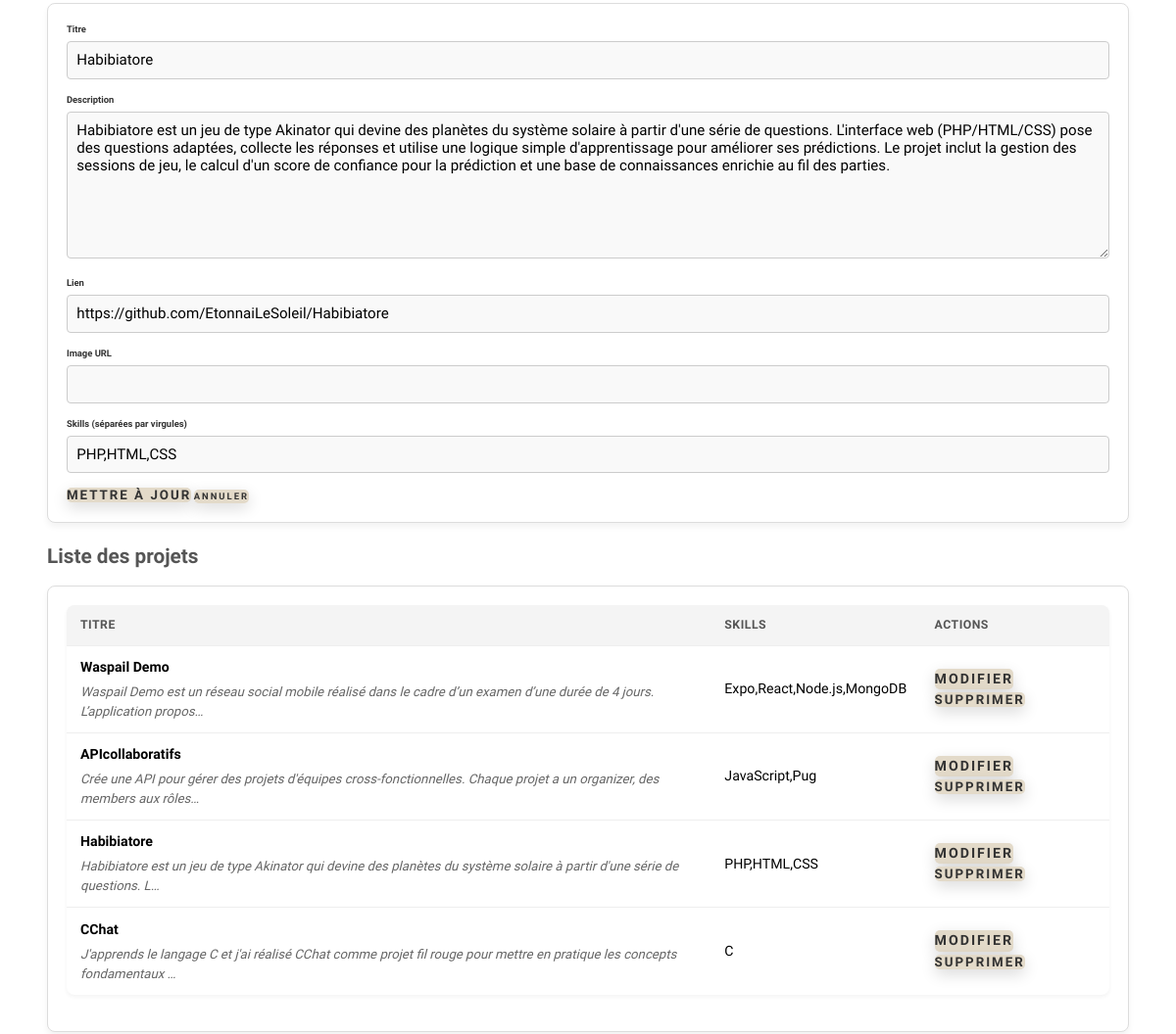
Before: /admin.php?edit_project=2 (signed in, middle part) with the older database file.
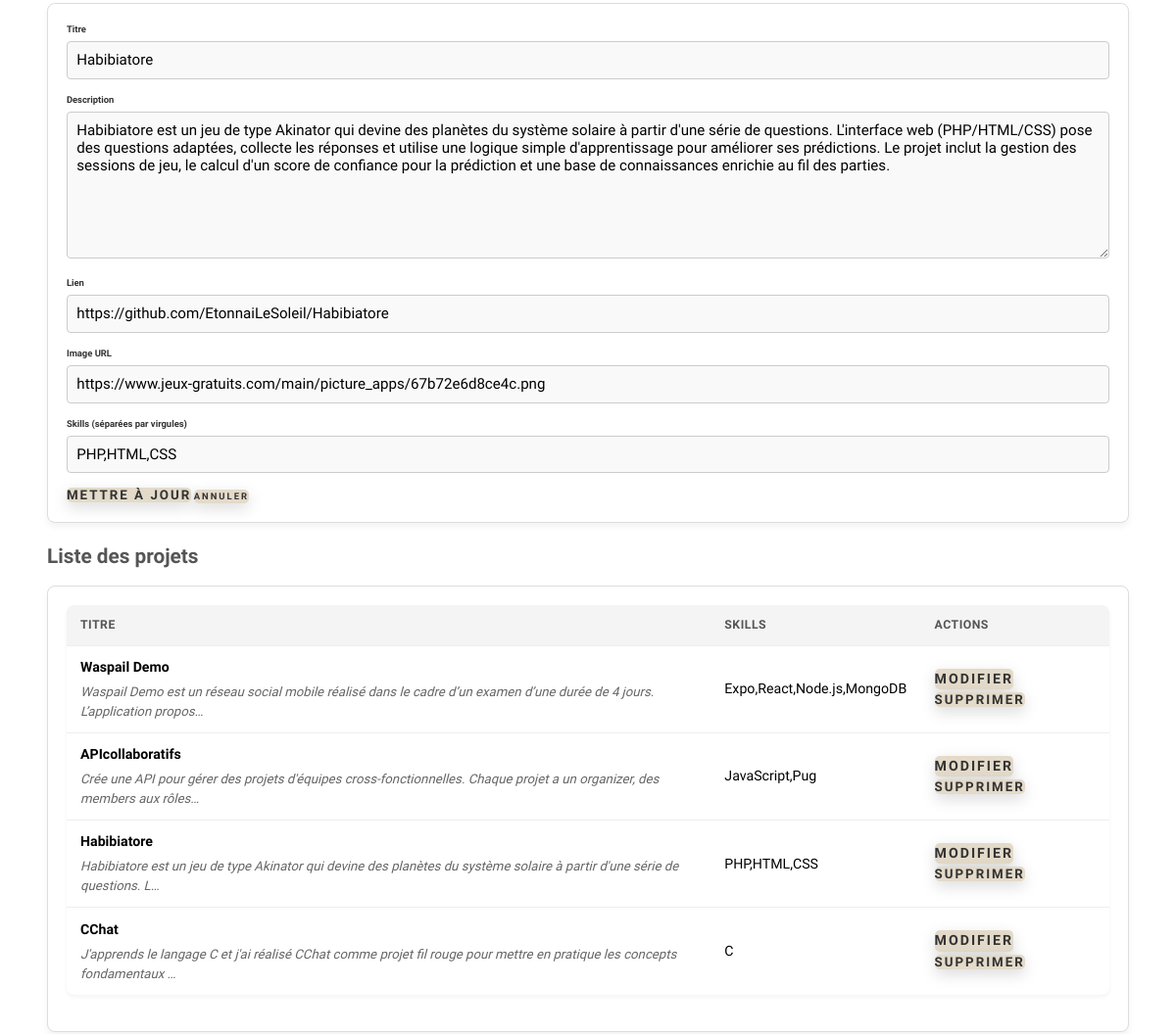
After: the same page with the newer database file.
### tables this page shows
CREATE TABLE `project` (
  `id_project` int NOT NULL,
  `title` varchar(255) NOT NULL,
  `description` text NOT NULL,
  `link_url` varchar(255) DEFAULT NULL,
  `image_url` varchar(255) DEFAULT NULL
);

### public/view.php (called while the page is built, shortened)
<?php
function render(string $view, array $params = [], string $layout = 'layout'): void
{
    $baseDir = __DIR__;
    $viewPath = $baseDir . '/templates/' . $view . '.phtml';
    $layoutPath = $baseDir . '/templates/' . $layout . '.phtml';
    extract($params, EXTR_SKIP);
    require $viewPath;
    $content = (string) ob_get_clean();
    require $layoutPath;
}

### public/admin.php (called while the page is built, shortened)
<?php
$pdo = db();
$stmt = $pdo->prepare('SELECT id_user, email, job_title, bio, cv_url FROM user WHERE id_user = :id LIMIT 1');
$stmt->execute([':id' => (int) $_SESSION['user_id']]);
$currentUser = $stmt->fetch();
$notice = null;
$error = null;
$sqlProjects = <<<SQL
SELECT
    p.id_project,
    p.title,
    p.description,
    p.link_url,
    p.image_url,
    GROUP_CONCAT(s.name SEPARATOR ',') AS skill_list
FROM project p
LEFT JOIN project_skill ps ON p.id_project = ps.project_id
LEFT JOIN skill s ON ps.skill_id = s.id_skill
GROUP BY p.id_project
ORDER BY p.id_project DESC
SQL;
$projects = $pdo->query($sqlProjects)->fetchAll();
$messages = $pdo->query('SELECT id_message, email, subject, message, is_read FROM contact_message ORDER BY id_message DESC')->fetchAll();
$editId = (int)($_GET['edit_project'] ?? 0);
$projectToEdit = null;
if ($editId > 0) {
    $sqlEdit = <<<SQL
SELECT
    p.id_project,
    p.title,
    p.description,
    p.link_url,
    p.image_url,
    GROUP_CONCAT(s.name SEPARATOR ',') AS skill_list
FROM project p
LEFT JOIN project_skill ps ON p.id_project = ps.project_id
LEFT JOIN skill s ON ps.skill_id = s.id_skill
WHERE p.id_project = :id
GROUP BY p.id_project
SQL;
    $stmt = $pdo->prepare($sqlEdit);
    $stmt->execute([':id' => $editId]);
    $projectToEdit = $stmt->fetch();
}
render('admin', [
    'pageTitle' => 'Admin - Mon Portfolio',
    'brandTitle' => 'Admin',
    'navLinks' => [
        ['href' => 'index.php', 'label' => 'Site'],
        ['href' => 'admin.php?action=logout', 'label' => 'Déconnexion'],
    ],
    'currentUser' => $currentUser,
    'projects' => $projects,
    'messages' => $messages,
    'projectToEdit' => $projectToEdit,
    'notice' => $notice,
    'error' => $error,
]);

### lib/security.php (called while the page is built, shortened)
<?php
function e(?string $value): string
{
    return htmlspecialchars($value ?? '', ENT_QUOTES | ENT_SUBSTITUTE, 'UTF-8');
}

### public/templates/admin.phtml (the view, shortened to what this page needs)
<main class="container">
  <section>
    <?php if ($projectToEdit): ?>
      <form method="post" class="card" novalidate>
        <label for="title_e">Titre</label>
        <input id="title_e" name="title" type="text" required value="<?= e($projectToEdit['title']); ?>">
        <label for="description_e">Description</label>
        <textarea id="description_e" name="description" required><?= e($projectToEdit['description']); ?></textarea>
        <label for="link_url_e">Lien</label>
        <input id="link_url_e" name="link_url" type="text" value="<?= e($projectToEdit['link_url'] ?? ''); ?>">
        <label for="image_url_e">Image URL</label>
        <input id="image_url_e" name="image_url" type="text" value="<?= e($projectToEdit['image_url'] ?? ''); ?>">
        <label for="skill_list_e">Skills (séparées par virgules)</label>
        <input id="skill_list_e" name="skill_list" type="text" required value="<?= e($projectToEdit['skill_list']); ?>">
        <button class="btn" type="submit">Mettre à jour</button>
        <a class="btn" href="admin.php">Annuler</a>
      </form>
    <?php endif; ?>
    <h3>Liste des projets</h3>
    <div class="card">
      <table class="table">
        <thead>
          <tr>
            <th>Titre</th>
            <th>Skills</th>
            <th>Actions</th>
          </tr>
        </thead>
        <tbody>
        <?php foreach ($projects as $p): ?>
          <tr>
            <td>
              <strong><?= e($p['title']); ?></strong>
              <div class="muted"><?= e(mb_strimwidth($p['description'], 0, 120, '…')); ?></div>
            </td>
            <td><?= e($p['skill_list']); ?></td>
            <td>
              <a class="btn" href="admin.php?edit_project=<?= (int)$p['id_project']; ?>">Modifier</a>
              <form method="post" style="display:inline" onsubmit="return confirm('Supprimer ce projet ?');">
                <button class="btn" type="submit">Supprimer</button>
              </form>
            </td>
          </tr>
        <?php endforeach; ?>
        </tbody>
      </table>
    </div>
  </section>
</main>

### public/templates/layout.phtml (shortened to what this page needs)
<!DOCTYPE html>
<html lang="fr">
<head>
    <link rel="stylesheet" href="css/style.css" />
</head>
<body>
    <?= $content; ?>
</body>
</html>

### public/css/style.css (style rules this page uses)
*, *::after, *::before { margin: 0; padding: 0; box-sizing: inherit; font-family: inherit; }
html { font-size: 62.5%; scroll-behavior: smooth; }
@media only screen and (max-width: 75em) { html { font-size: 59%; } }
body { box-sizing: border-box; position: relative; line-height: 1.5; font-family: sans-serif; overflow-x: hidden; overflow-y: scroll; font-family: 'Source Sans Pro', sans-serif; }
a { text-decoration: none; color: inherit; }
button { border: none; cursor: pointer; }
textarea { resize: none; }
.btn { background: #e3dac9; color: #333; text-transform: uppercase; letter-spacing: 2px; display: inline-block; font-weight: 700; border-radius: 5px; box-shadow: 0 5px 15px 0 rgba(0, 0, 0, 0.15); transition: transform .3s; }
main.container { padding-top: 14rem; max-width: 120rem; margin: 0 auto; width: 92%; }
.card { background: #fff; border: 1px solid #ddd; border-radius: 8px; padding: 2rem; box-shadow: 0 4px 6px rgba(0,0,0,0.05); margin-bottom: 2rem; }
form label { display: block; margin-bottom: 0.5rem; font-weight: 600; color: #333; }
form input[type="text"], form input[type="email"], form input[type="password"], form textarea, form select { width: 100%; padding: 1rem; margin-bottom: 1.5rem; border: 1px solid #ccc; border-radius: 4px; font-size: 1.6rem; background: #f9f9f9; }
form textarea { min-height: 150px; resize: vertical; }
table { width: 100%; border-collapse: collapse; margin-bottom: 2rem; background: #fff; border-radius: 8px; overflow: hidden; box-shadow: 0 2px 4px rgba(0,0,0,0.05); }
table th, table td { padding: 1.2rem 1.5rem; text-align: left; border-bottom: 1px solid #eee; font-size: 1.5rem; }
table th { background-color: #f4f4f4; font-weight: 700; color: #555; text-transform: uppercase; font-size: 1.3rem; letter-spacing: 0.5px; }
table tr:last-child td { border-bottom: none; }
.muted { color: #666; font-size: 1.4rem; font-style: italic; margin-top: 0.5rem; }
main.container h3 { font-size: 2.2rem; font-weight: 600; margin-bottom: 1.5rem; color: #555; }

Changed rows visible on the page:
changed project "Habibiatore": image_url (not shown) → "https://www.jeux-gratuits.com/main/picture_apps/67b72e6d8ce4c.png"
